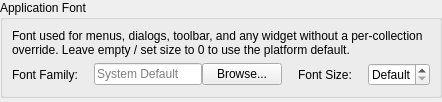
<?xml version="1.0" encoding="UTF-8"?>
<ui version="4.0">
 <class>FontsPanel</class>
 <widget class="QWidget" name="FontsPanel">
  <layout class="QVBoxLayout" name="rootLayout">
   <property name="leftMargin"><number>0</number></property>
   <property name="topMargin"><number>0</number></property>
   <property name="rightMargin"><number>0</number></property>
   <property name="bottomMargin"><number>0</number></property>
   <item>
    <widget class="QGroupBox" name="globalUiFontGroupBox">
     <property name="title"><string>Application Font</string></property>
     <layout class="QVBoxLayout" name="globalUiFontContentLayout">
      <item>
       <widget class="QLabel" name="globalUiFontDescriptionLabel">
        <property name="wordWrap"><bool>true</bool></property>
        <property name="text">
         <string>Font used for menus, dialogs, toolbar, and any widget without a per-collection override. Leave empty / set size to 0 to use the platform default.</string>
        </property>
       </widget>
      </item>
      <item>
       <!-- Two label/field pairs share one row (two-column section). -->
       <layout class="QGridLayout" name="globalUiFontFormLayout">
        <property name="horizontalSpacing"><number>16</number></property>
        <property name="verticalSpacing"><number>6</number></property>
        <item row="0" column="0">
         <widget class="QLabel" name="globalUiFontFamilyLabel">
          <property name="text"><string>Font Family:</string></property>
         </widget>
        </item>
        <item row="0" column="1">
         <layout class="QHBoxLayout" name="globalUiFontFamilyLayout">
          <item>
           <widget class="QLineEdit" name="globalUiFontFamilyEdit">
            <property name="placeholderText"><string>System Default</string></property>
            <property name="toolTip"><string>Font family name (e.g. "Noto Sans", "DejaVu Sans"). Empty falls back to the platform default.</string></property>
           </widget>
          </item>
          <item>
           <widget class="QPushButton" name="browseGlobalUiFontButton">
            <property name="text"><string>Browse...</string></property>
            <property name="toolTip"><string>Pick a font family</string></property>
           </widget>
          </item>
         </layout>
        </item>
        <item row="0" column="2">
         <widget class="QLabel" name="globalUiFontSizeLabel">
          <property name="text"><string>Font Size:</string></property>
         </widget>
        </item>
        <item row="0" column="3">
         <widget class="QSpinBox" name="globalUiFontSizeSpinBox">
          <property name="maximumWidth"><number>100</number></property>
          <property name="toolTip"><string>Point size for the application font. 0 = platform default.</string></property>
          <property name="minimum"><number>0</number></property>
          <property name="maximum"><number>72</number></property>
          <property name="value"><number>0</number></property>
          <property name="suffix"><string> pt</string></property>
          <property name="specialValueText"><string>Default</string></property>
         </widget>
        </item>
       </layout>
      </item>
     </layout>
    </widget>
   </item>
   <item>
    <spacer name="fontsSubTabVerticalSpacer">
     <property name="orientation"><enum>Qt::Orientation::Vertical</enum></property>
     <property name="sizeHint" stdset="0"><size><width>20</width><height>4</height></size></property>
    </spacer>
   </item>
  </layout>
 </widget>
 <resources/>
 <connections/>
</ui>
